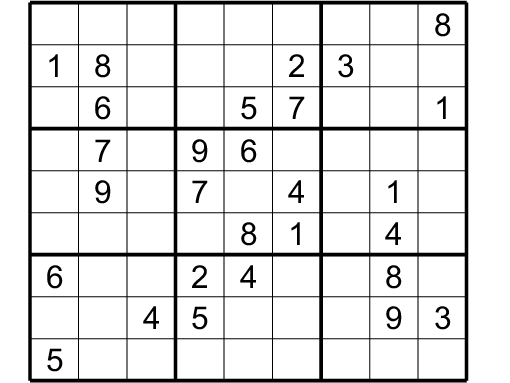
#> input picture sudoku.png, 510 x 383 px
$ python bangla_sudoku_solver.py
#> lines starting #> are read from the running program, lines starting #| are printed output that depends on the picture; after the words box and inside, x2 and y2 are one past the last pixel; in counts of white or black regions, pixels touching at a corner belong together
import cv2
import numpy as np
import matplotlib.pyplot as plt
import imutils
from skimage.segmentation import clear_border

def find_rects(coords)  :
	rect = np.zeros((4,2),dtype = "float32")

	summation = coords.sum(axis = 1)

	rect[0]  = coords[np.argmin(summation)]
	rect[2]  = coords[np.argmax(summation)]

	difference = np.diff(coords,axis=1)
	rect[3] = coords[np.argmax(difference)]
	rect[1] = coords[np.argmin(difference)]

	return rect


def bird_view_to_remove_background(image,coords) :

	rect = find_rects(coords)
	(top_left,top_right,bottom_left,bottom_right) = rect

	width_one = np.sqrt(np.power(top_left[0]-top_right[0],2) + np.power(top_right[0] - top_left[0],2))
	width_two= np.sqrt(np.power(bottom_left[0] - bottom_right[0],2) + np.power(bottom_right[0] - bottom_left[0],2))
	maximum_width = max(int(width_one),int(width_two))

	height_one = np.sqrt(np.power((top_left[0]-bottom_left[0]),2) + np.power(bottom_left[0] - top_left[0],2))
	height_two= np.sqrt(np.power(bottom_right[0] - top_right[0],2) + np.power(top_right[0] - bottom_right[0],2))
	maximum_height = max(int(height_one),int(height_two))

	to_be_drawn = np.array([[0,0],[maximum_width-1,0],[maximum_width-1,maximum_height-1],[0,maximum_height-1]],dtype = "float32")

	matrix = cv2.getPerspectiveTransform(rect,to_be_drawn)
	warped = cv2.warpPerspective(image,matrix,(maximum_width,maximum_height))

	return warped

def find_contours(image,original) :

	contours = cv2.findContours(image.copy() , cv2.RETR_EXTERNAL,cv2.CHAIN_APPROX_SIMPLE)
	contours = imutils.grab_contours(contours)
	contours = sorted(contours , key = cv2.contourArea,reverse=True)

	sudoku_board_contour = None

	for c in contours :
		perimeter = cv2.arcLength(c,True)
		approximate = cv2.approxPolyDP(c,0.02 * perimeter,True)

		if len(approximate) == 4 :
			sudoku_board_contour = approximate
			break

	output = original.copy()
	cv2.drawContours(output,[sudoku_board_contour],-1,(0,0,255),2)
	cv2.imshow("Contour on Image",output)
	cv2.waitKey(0)

	puzzle = bird_view_to_remove_background(image,sudoku_board_contour.reshape(4,2))

	return puzzle


#Extracting Digits from Sudoku Board
def extract_digits_from_board(cell) :
	individual_contours = cv2.threshold(cell,0,255,cv2.THRESH_BINARY_INV | cv2.THRESH_OTSU)[1]
	individual_contours = clear_border(individual_contours)
	individual_contours = cv2.findContours(cell,cv2.RETR_EXTERNAL,cv2.CHAIN_APPROX_SIMPLE)
	individual_contours = imutils.grab_contours(individual_contours)


	if len(individual_contours) == 0 :
		return 0

	contours = max(individual_contours,key = cv2.contourArea)
	mask = np.zeros(cell.shape,dtype = "uint8")
	cv2.drawContours(mask,[contours],-1,255,-1)

	(height,width) = cell.shape

	digit = cv2.bitwise_and(cell,cell,mask=mask)
	return digit


#Original Image ==> Gray Scale
sudoku_orig = cv2.imread("sudoku.png")
#> sudoku_orig is the input picture: shape (383, 510, 3); min 0, max 255, mean 228.4
sudoku = cv2.cvtColor(sudoku_orig,cv2.COLOR_BGR2GRAY)
cv2.imshow("Board",sudoku)
cv2.waitKey(0)

#Noise Reduction
gaussian_blur = cv2.GaussianBlur(sudoku,(1,1),cv2.BORDER_DEFAULT)
cv2.imshow("Noise Reduction",gaussian_blur)
cv2.waitKey(0)

#Inverse Binary Threshold
thresh,threshout = cv2.threshold(gaussian_blur,180,255,cv2.THRESH_BINARY_INV)
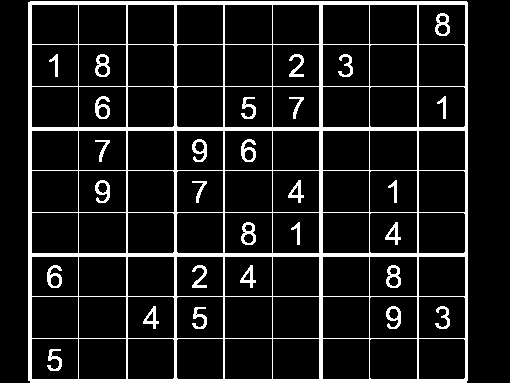
#> threshout: shape (383, 510); 11.3% white; 29 white regions
print(thresh)
cv2.imshow("Thresh Output",threshout)
cv2.waitKey()

puzzle = find_contours(threshout,sudoku_orig)
#> in find_contours, `contours = cv2.findContours(image.copy() , cv2.RETR_EXTERNAL,cv2.CHAIN..`: contours = 1 contour; box (x1, y1, x2, y2) and area: (28, 1, 468, 383) 167252
#> the loop in find_contours, `for c in contours :` made 1 pass
#> (perimeter, sudoku_board_contour) on pass 1: (1637.7, [[28, 2], [30, 382], [466, 382], [466, 1]])
#> in find_contours, `cv2.drawContours(output,[sudoku_board_contour],-1,(0,0,255),2)`:
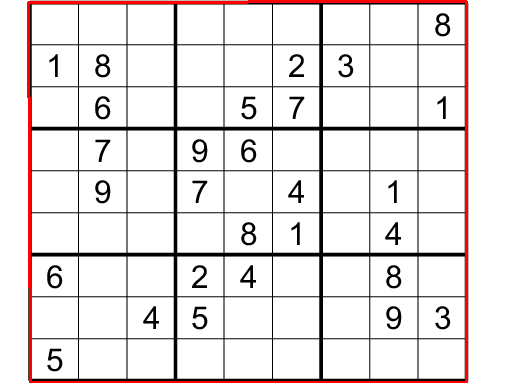
#> output: shape (383, 510, 3); 2.29% of pixels changed, all inside (x1, y1, x2, y2) = (27, 0, 468, 383)
#> in find_rects, `summation = coords.sum(axis = 1)`: summation = [30, 412, 848, 467]
#> in find_rects, `difference = np.diff(coords,axis=1)`: difference = [-26, 352, -84, -465]
#> in bird_view_to_remove_background, `rect = find_rects(coords)`: rect = [[28, 2], [466, 1], [466, 382], [30, 382]]
#> in bird_view_to_remove_background, `(top_left,top_right,bottom_left,bottom_right) = rect`: top_left = [28, 2]; top_right = [466, 1]; bottom_left = [466, 382]; bottom_right = [30, 382]
#> in bird_view_to_remove_background, `width_one = np.sqrt(np.power(top_left[0]-top_right[0],2) + np.power(to..`: width_one = 619.4
#> in bird_view_to_remove_background, `width_two= np.sqrt(np.power(bottom_left[0] - bottom_right[0],2) + np.p..`: width_two = 616.6
#> in bird_view_to_remove_background, `maximum_width = max(int(width_one),int(width_two))`: maximum_width = 619
#> in bird_view_to_remove_background, `height_one = np.sqrt(np.power((top_left[0]-bottom_left[0]),2) + np.pow..`: height_one = 619.4
#> in bird_view_to_remove_background, `height_two= np.sqrt(np.power(bottom_right[0] - top_right[0],2) + np.po..`: height_two = 616.6
#> in bird_view_to_remove_background, `maximum_height = max(int(height_one),int(height_two))`: maximum_height = 619
#> in bird_view_to_remove_background, `to_be_drawn = np.array([[0,0],[maximum_width-1,0],[maximum_width-1,max..`: to_be_drawn = [[0, 0], [618, 0], [618, 618], [0, 618]]
#> in bird_view_to_remove_background, `matrix = cv2.getPerspectiveTransform(rect,to_be_drawn)`: matrix = [[1.41, -0.00745, -39.6], [0.0037, 1.62, -3.34], [5.98e-06, -1.2e-05, 1]]
#> in bird_view_to_remove_background, `warped = cv2.warpPerspective(image,matrix,(maximum_width,maximum_heigh..`:
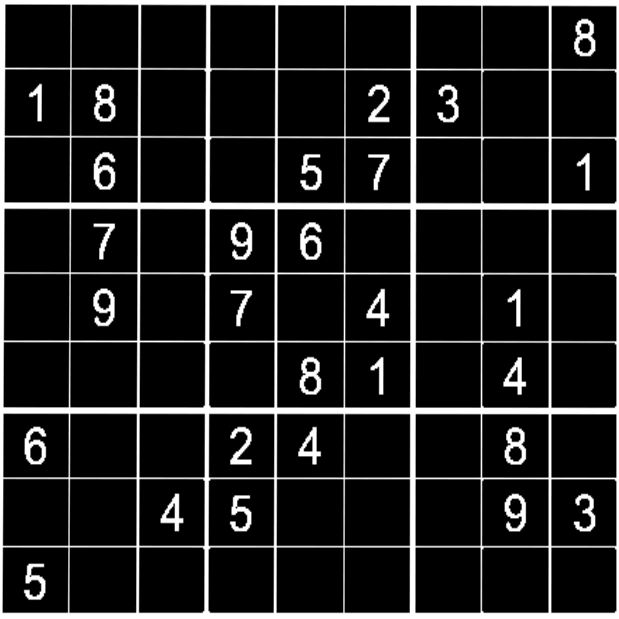
#> warped: shape (619, 619); min 0, max 255, mean 31.8

cv2.imshow("Puzzle",puzzle)
cv2.waitKey(0)


cell_X = puzzle.shape[1]//9
#> cell_X = 68
cell_Y = puzzle.shape[0] // 9
#> cell_Y = 68


print(cell_X)
#| 68
print(cell_Y)
#| 68

cell_coords = []

for y in range(0,9) :

	row = []

	for x in range(0,9) :

		startX = x * cell_X
		startY= y * cell_Y
		endX = (x+1) * cell_X
		endY = (y+1) * cell_Y

		row.append([startX,startY,endX,endY])

		cell = puzzle[startY:endY,startX:endX]
		digit = extract_digits_from_board(cell)

		cv2.imshow("digits",digit)
		cv2.waitKey(0)
#> this loop made 9 passes
#> pass 1, `cv2.imshow("digits",digit)`:
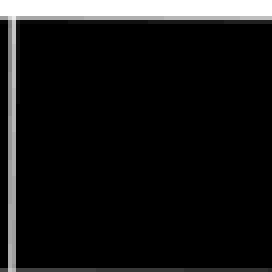
#> window 'digits': shape (68, 68) (shown 4 times larger); min 0, max 255, mean 23.2
#> pass 1, `cv2.imshow("digits",digit)`:
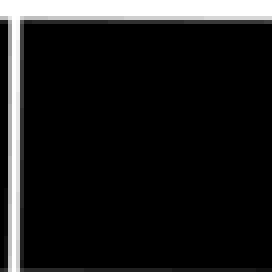
#> window 'digits': shape (68, 68) (shown 4 times larger); min 0, max 255, mean 28.8
#> pass 1, `cv2.imshow("digits",digit)`:
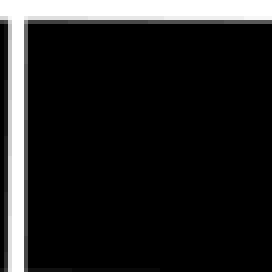
#> window 'digits': shape (68, 68) (shown 4 times larger); min 0, max 255, mean 34.5
#> after the loop:
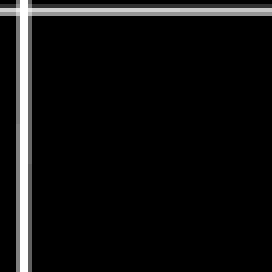
#> cell: shape (68, 68) (shown 4 times larger); min 0, max 255, mean 16.5
